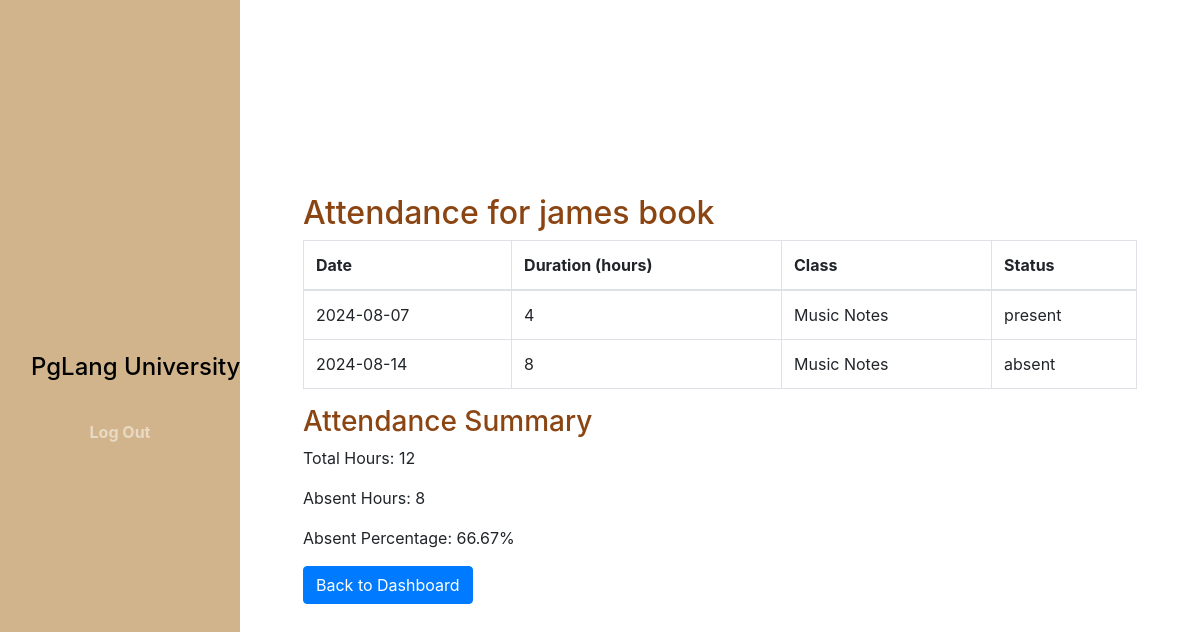
/PHP/studentAtten.php?studentID=10023, run on the app's committed database.
### tables this page shows
CREATE TABLE `student` (
  `studentID` int(11) NOT NULL,
  `firstName` varchar(50) NOT NULL,
  `lastName` varchar(50) NOT NULL,
  `gender` enum('male','female') NOT NULL,
  `email` varchar(100) NOT NULL,
  `pwd` varchar(100) NOT NULL,
  `created_at` datetime NOT NULL DEFAULT current_timestamp()
);

CREATE TABLE `attendance` (
  `attendanceID` int(11) NOT NULL,
  `classID` int(11) NOT NULL,
  `studentID` int(11) NOT NULL,
  `date` date NOT NULL,
  `status` enum('present','absent') NOT NULL,
  `duration` int(11) NOT NULL
);

CREATE TABLE `classes` (
  `classID` int(11) NOT NULL,
  `className` varchar(100) NOT NULL,
  `departmentID` int(11) NOT NULL
);

### PHP/studentAtten.php (the view, shortened to what this page needs)
<?php
require_once 'includes/dbcon.inc.php';
$studentID = $_GET['studentID'];
$query = "SELECT firstName, lastName FROM student WHERE studentID = ?";
$stmt = $pdo->prepare($query);
$stmt->execute([$studentID]);
$student = $stmt->fetch(PDO::FETCH_ASSOC);
$query = "SELECT a.date, a.duration, a.status, c.className
          FROM attendance a
          JOIN classes c ON a.classID = c.classID
          WHERE a.studentID = ?";
$stmt = $pdo->prepare($query);
$stmt->execute([$studentID]);
$attendances = $stmt->fetchAll(PDO::FETCH_ASSOC);
$totalHours = 0;
$absentHours = 0;
foreach ($attendances as $attendance) {
    $totalHours += $attendance['duration'];
    if ($attendance['status'] == 'absent') {
        $absentHours += $attendance['duration'];
    }
}
$absentPercentage = $totalHours > 0 ? ($absentHours / $totalHours) * 100 : 0;
?>
<!DOCTYPE html>
<html lang="en">
<head>
    <link rel="stylesheet" href="..\CSS\styleD.css">
    <link rel="stylesheet" href="https://stackpath.bootstrapcdn.com/bootstrap/4.3.1/css/bootstrap.min.css">
</head>
<body>
<nav class="navbar navbar-expand-lg navbar-dark fixed-top">
        <div class="container flex-lg-column">
            <a class="navbar-brand mx-lg-auto mb-lg-4" href="#">
                <span class="h4 fw-bold" style="color:black;">PgLang University</span>
            </a>
            <div class="collapse navbar-collapse" id="navbarNav">
                <ul class="navbar-nav ms-auto flex-lg-column text-lg-center">
                    <li class="nav-item">
                        <a class="nav-link" href="includes/logout.php">Log Out</a>
                    </li>
                </ul>
            </div>
        </div>
    </nav>
<div class="content-wrapper">
<section class="full-height px-lg-5">
<div class="container">
    <div class="row">
        <div class="col-12">
        <h2>Attendance for <?php echo htmlspecialchars($student['firstName'] . ' ' . $student['lastName']); ?></h2>
        <table class="table table-bordered">
            <thead>
                <tr>
                    <th>Date</th>
                    <th>Duration (hours)</th>
                    <th>Class</th>
                    <th>Status</th>
                </tr>
            </thead>
            <tbody>
                <?php foreach ($attendances as $attendance): ?>
                    <tr>
                        <td><?php echo htmlspecialchars($attendance['date']); ?></td>
                        <td><?php echo htmlspecialchars($attendance['duration']); ?></td>
                        <td><?php echo htmlspecialchars($attendance['className']); ?></td>
                        <td><?php echo htmlspecialchars($attendance['status']); ?></td>
                    </tr>
                <?php endforeach; ?>
            </tbody>
        </table>
        <h3>Attendance Summary</h3>
        <p>Total Hours: <?php echo $totalHours; ?></p>
        <p>Absent Hours: <?php echo $absentHours; ?></p>
        <p>Absent Percentage: <?php echo number_format($absentPercentage, 2); ?>%</p>
        <a href="tchDashboard.php" class="btn btn-primary">Back to Dashboard</a>
        </div>
    </div>
    </div>
</section>
</div>
</body>
</html>

### CSS/styleD.css (style rules this page uses)
body { background-color: #f5f5dc; color: #8b4513; }
h1, h2, h3, h4, h5, h6 { color: #8b4513; font-weight: 700; }
a { text-decoration: none; color: #d2b48c; transition: all 0.4s ease; }
.navbar { background-color: #d2b48c; }
.nav-link { font-weight: 700; color: #8b4513; }
.full-height { min-height: 100vh; height: 100%; display: flex; flex-direction: column; justify-content: center; padding-top: 80px; padding-bottom: 80px; border-bottom: 2px solid #f5f5dc; }
.content-wrapper { padding-left: 240px; }
@media (min-width: 992px) { .navbar { min-height: 100vh; width: 240px; background: linear-gradient(#d2b48c, #d2b48c); background-size: cover; background-position: center; } }

### data on the page
student: firstName+lastName "james book"
attendance: date "2024-08-07", duration "4", classID.className "Music Notes", status "present"
attendance: date "2024-08-14", duration "8", classID.className "Music Notes", status "absent"

### other printed values
$totalHours "12"
$absentHours "8"
$absentPercentage "66.67"
